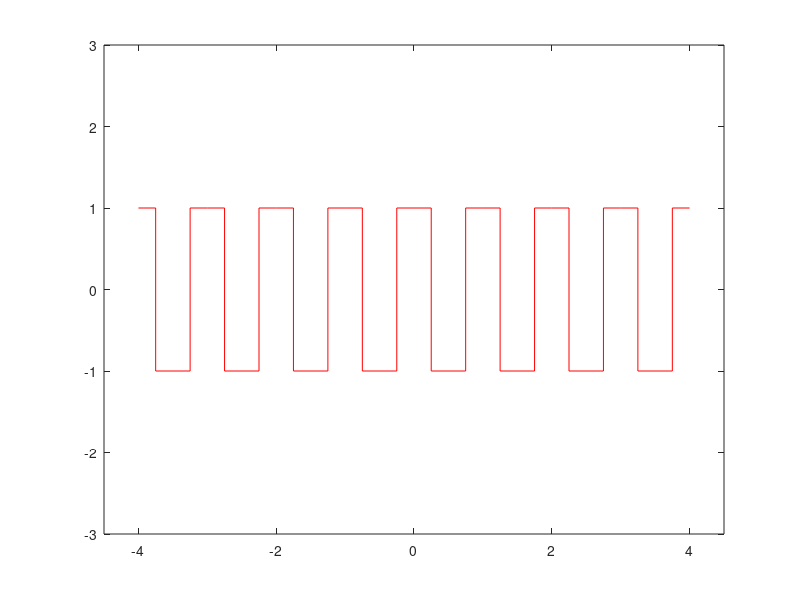

Write the MATLAB code that produced this figure. (Note: this script raises an error after producing the figure.)
%Onda cuadrada
x=[0,0.25,0.25,0.75,0.75,1];
X=x;
for i=1:3
X=cat(2,X,x+i);
end
X;
y=[1,1,-1,-1,1,1];
Y=repmat(y,1,4);
plot(X,Y,'r-');
axis([-4.5 4.5 -3 3]);
hold on;
X=-X;
plot(X,Y,'r-');
drawAxes(2, 'k');
